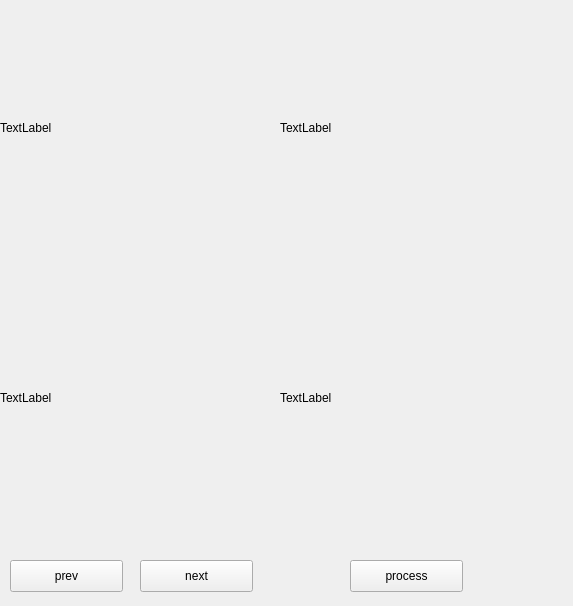
<?xml version="1.0" encoding="UTF-8"?>
<ui version="4.0">
 <class>Form</class>
 <widget class="QWidget" name="Form">
  <property name="geometry">
   <rect>
    <x>0</x>
    <y>0</y>
    <width>573</width>
    <height>606</height>
   </rect>
  </property>
  <property name="windowTitle">
   <string>Form</string>
  </property>
  <widget class="QPushButton" name="prevButton">
   <property name="geometry">
    <rect>
     <x>10</x>
     <y>560</y>
     <width>113</width>
     <height>32</height>
    </rect>
   </property>
   <property name="text">
    <string>prev</string>
   </property>
  </widget>
  <widget class="QPushButton" name="nextButton">
   <property name="geometry">
    <rect>
     <x>140</x>
     <y>560</y>
     <width>113</width>
     <height>32</height>
    </rect>
   </property>
   <property name="text">
    <string>next</string>
   </property>
  </widget>
  <widget class="QLabel" name="imgHoechst">
   <property name="geometry">
    <rect>
     <x>0</x>
     <y>0</y>
     <width>256</width>
     <height>256</height>
    </rect>
   </property>
   <property name="text">
    <string>TextLabel</string>
   </property>
   <property name="scaledContents">
    <bool>false</bool>
   </property>
  </widget>
  <widget class="QLabel" name="imgEdu">
   <property name="geometry">
    <rect>
     <x>280</x>
     <y>0</y>
     <width>256</width>
     <height>256</height>
    </rect>
   </property>
   <property name="text">
    <string>TextLabel</string>
   </property>
   <property name="scaledContents">
    <bool>false</bool>
   </property>
  </widget>
  <widget class="QLabel" name="imgTubulin">
   <property name="geometry">
    <rect>
     <x>0</x>
     <y>270</y>
     <width>256</width>
     <height>256</height>
    </rect>
   </property>
   <property name="text">
    <string>TextLabel</string>
   </property>
   <property name="scaledContents">
    <bool>false</bool>
   </property>
  </widget>
  <widget class="QPushButton" name="processButton">
   <property name="geometry">
    <rect>
     <x>350</x>
     <y>560</y>
     <width>113</width>
     <height>32</height>
    </rect>
   </property>
   <property name="text">
    <string>process</string>
   </property>
  </widget>
  <widget class="QLabel" name="imgPericentrin">
   <property name="geometry">
    <rect>
     <x>280</x>
     <y>270</y>
     <width>256</width>
     <height>256</height>
    </rect>
   </property>
   <property name="text">
    <string>TextLabel</string>
   </property>
   <property name="scaledContents">
    <bool>false</bool>
   </property>
  </widget>
 </widget>
 <resources/>
 <connections/>
</ui>
